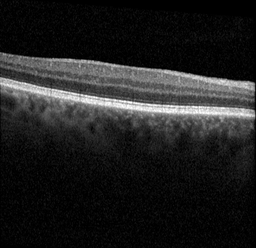
#> input picture assets/38B062A0.tif, 256 x 248 px, shrunk from 512 x 496 before the run, found by its file name
$ python segmenting_2.py   (older library calls are emulated)
#> lines starting #> are read from the running program, lines starting #| are printed output that depends on the picture; after the words box and inside, x2 and y2 are one past the last pixel; in counts of white or black regions, pixels touching at a corner belong together
#> further down, img is the input picture: shape (248, 256); min 0, max 255, mean 32.8
### PreProcessing/find_roi.py
import cv2
import matplotlib.pyplot as plt
import numpy as np
import skimage.io as io
from skimage.filters import threshold_otsu


# cropped,top,bottom = find_roi(img)
def find_roi(img):
    img = img.astype('float32')
#> img: shape (124, 128) float32

    # binarize
    thresh = threshold_otsu(img)
#> thresh = 67.75
    binary = img > thresh
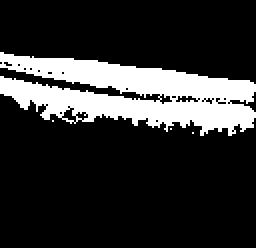
#> binary: shape (124, 128) bool (shown 2 times larger); 18.9% white; 4 white regions (3 under 20 px), largest, box (x1, y1, x2, y2) and area: (0, 26, 128, 68) 2993
    binary = binary.astype(np.uint8)

    # close
    kernel = np.ones((25, 25), np.uint8)
    close = cv2.morphologyEx(binary, cv2.MORPH_CLOSE, kernel)
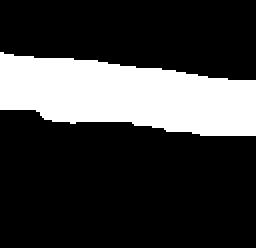
#> close: shape (124, 128) (shown 2 times larger); values 0 (black) and 1 (white), 23.7% white; 1 white region, box (x1, y1, x2, y2) and area: (0, 26, 128, 68) 3763

    # crop
    height, width = close.shape
#> height = 124; width = 128
    first_white = int(np.argmax(close > 0) / width)
#> first_white = 26
    last_white = height - int(np.argmax(np.flip(close) > 0) / width)
#> last_white = 68
    crop = img[:last_white, :]
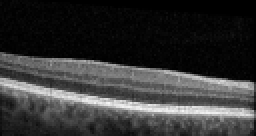
#> crop: shape (68, 128) float32 (shown 2 times larger); min 0, max 246, mean 52.4
    return crop, first_white, last_white


# example
# [11 lines left out: function example, not called in this run]

# example()

### assets/deprecated/segmenting_2.py
import numpy as np
import cv2
import scipy as sc
from scipy.sparse import dok_matrix
from scipy.sparse.csgraph import dijkstra, shortest_path
from matplotlib import pyplot as plt
import itertools
import time
#from  skimage.filters import scharr
import find_roi as fr

#get path of an image.
folderPath = 'C:/Users/ylliv/Documents/Medientechnologie/Medientechnologie/6.Semester/Retina/Python/'
name = '38B062A0.tif'
img = cv2.imread(folderPath + name, 0)
resized = cv2.resize(img, dsize=None, fx=0.5, fy=0.5, interpolation = cv2.INTER_AREA)
#resized = cv2.resize(img, (300, 300), interpolation = cv2.INTER_AREA)

crop, first_white, last_white = fr.find_roi(resized)
#> first_white = 26; last_white = 68

padded= cv2.copyMakeBorder(crop,0,0,1,1,cv2.BORDER_CONSTANT,value=0)

#blur image
gblur = cv2.GaussianBlur(padded,(5,5),3)
# get  vertical gradient image

sobely = cv2.Sobel(gblur,cv2.CV_64F,0,1,ksize=5)
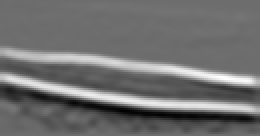
#> sobely: shape (68, 130) float64 (shown 2 times larger); min -3581.8, max 4728.9, mean 71.1; drawn with min black and max white
#norm values between 0 and 1
#sobely = scharr(resized)
gradImg = (sobely - np.amin(sobely))/(np.amax(sobely)-np.amin(sobely))
#cv2.imshow("pos", gradImg)

# get the "invert" of the gradient image.
gradImgMinus = 1-gradImg
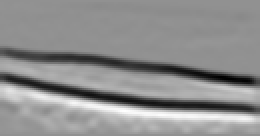
#> gradImgMinus: shape (68, 130) float64 (shown 2 times larger); min 0, max 1, mean 0.56
# [6 lines of commented-out code are left out]
img2 = gradImg
img3 = gradImgMinus

height,width = img2.shape
#> height = 68; width = 130

# Defines a translation from 2 coordinates to a single number
def to_index(y, x):
    return y * width + x

# Defines a reversed translation from index to 2 coordinates
def to_coordinates(index):
    return index / width, index % width

# Defines weight function
def weights(start, end):
	#𝑾𝒊𝒋 = 𝟐 − (𝒈𝒊 + 𝒈𝒋) + 𝑾𝒎𝒊𝒏
	minWeight = 1E-5
	w = 2 - (start+end) + minWeight
	return w

# Constructs path from predecessors
def get_path(Pr,  j):
    path = [j]
    k = j
    while Pr[ k] != -9999:
        path.append(Pr[ k])
        k = Pr[ k]
    return path[::-1]


class Graph(object):
	def __init__(self, numNodes):
		#self.adjacencyMatrix = np.empty([numNodes, numNodes],dtype=int)
		self.adjacencyMatrix = dok_matrix((numNodes, numNodes),dtype=float)
		self.numNodes = numNodes

	def addEdge(self, start, end, value):
        #dict.__setitem__(self.adjacencyMatrix, (start,end), value)
		self.adjacencyMatrix[start, end] = value

	def removeEdge(self, start, end):
		if self.adjacencyMatrix[start, end] == 0:
			print("There is no edge between %d and %d" % (start, end))
		else:
			self.adjacencyMatrix[start, end] = 0

	def containsEdge(self, start, end):
		if self.adjacencyMatrix[start, end] > 0:
			return True
		else:
			return False

	def __len__(self):
		return self.numNodes

start_time = time.time()

# Create an instance of the graph with width*height nodes
graph1 = Graph(height*width)
graph2 = Graph(height*width)

directions = list(itertools.product([-1, 0, 1], [-1, 0, 1]))

for i in range(0, height):
    for j in range(0, width):
        for i1, j1 in directions:
            if i == i+i1 and j == j+j1: continue
            elif (i+i1 >= 0)  and (i+i1 < height) and (j+j1 >= 0) and (j+j1 < width):
                 graph1.addEdge(to_index(i, j),to_index(i+i1,j+j1), weights(img2.item(i,j), img2.item(i+i1,j+j1)))
                 graph2.addEdge(to_index(i, j),to_index(i+i1,j+j1), weights(img3.item(i,j), img3.item(i+i1,j+j1)))

                 if ((j == 0) or (j == width-1)) and j1 == 0:
                     graph1.addEdge(to_index(i, j),to_index(i+i1,j+j1),1E-5)
                     graph2.addEdge(to_index(i, j),to_index(i+i1,j+j1),1E-5)

                    #  print(str(to_index(i, j)) + ": " + str(to_index(i+i1,j+j1)))

#print(graph1.adjacencyMatrix.toarray())

#Appply Dijkstra algorith for finding the shortest path
dist_matrix, predecessors = dijkstra(csgraph=graph1.adjacencyMatrix, indices=0, directed=False, return_predecessors=True, min_only=False)
dist_matrix2, predecessors2 = dijkstra(csgraph=graph2.adjacencyMatrix, indices=0, directed=False, return_predecessors=True, min_only=False)

# dist_matrix, predecessors = shortest_path(csgraph=graph1.adjacencyMatrix, method='BF',directed=False, indices=0, return_predecessors=True)
# dist_matrix2, predecessors2 = shortest_path(csgraph=graph2.adjacencyMatrix, method='BF',directed=False, indices=0, return_predecessors=True)

#print(dist_matrix[len(dist_matrix)-1])

# list with all nodes between start and end point
path = get_path(predecessors, len(dist_matrix)-1)
path2 = get_path(predecessors2, len(dist_matrix2)-1)

#print(path)

# log time
elapsed_time = time.time() - start_time
print("Execution time: " + str(int(elapsed_time / 60)) + " minute(s) and " + str(
            int(elapsed_time % 60)) + " seconds")
print(elapsed_time)


layers = np.zeros([height, width, 4], dtype=np.uint8)

for ind in path:
	cooX,cooY = to_coordinates(ind)
	# set value in image to black to trace the path
	#padded1[int(cooX),cooY] = 255
	layers[int(cooX),cooY] = [255, 128, 0, 255]
#> this loop made 180 passes
#> ind on passes 2 to 4: 130, 260, 390
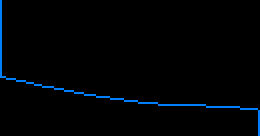
#> layers: shape (68, 130, 4) (shown 2 times larger); mean of channels 0, 1, 2, 3 5.2, 2.6, 0, 5.2; drawn as B, G, R
for ind2 in path2:
	cooX,cooY = to_coordinates(ind2)
	# set value in image to black to trace the path
	#padded1[int(cooX),cooY] = 100
	layers[int(cooX),cooY] = [0, 128, 0, 255]
#> this loop made 182 passes
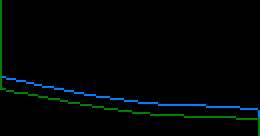
#> layers: shape (68, 130, 4) (shown 2 times larger); 2.06% of pixels changed, all inside (x1, y1, x2, y2) = (0, 0, 130, 68); drawn as B, G, R


# [7 lines of commented-out code are left out]

im1 = plt.imshow(padded, cmap = 'gray')
im2 = plt.imshow(layers, cmap = 'gray', alpha=1)
plt.show()
